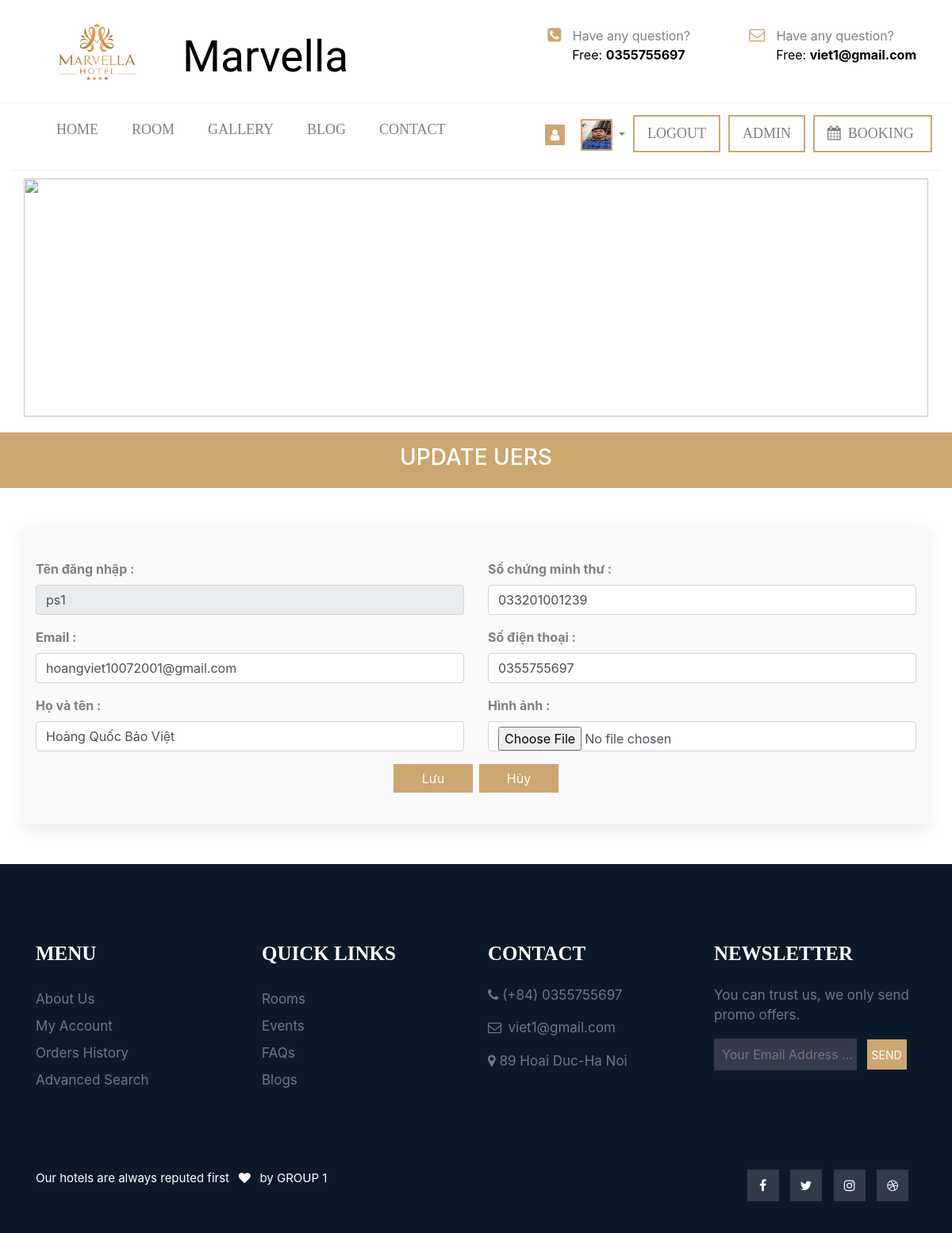
The app's page /tai_khoan/update.php (signed in) with its own data.
### tables this page shows
CREATE TABLE `thong_tin_website` (
  `id` int(11) NOT NULL,
  `ten_web` varchar(255) NOT NULL,
  `logo` varchar(255) NOT NULL,
  `sdt` varchar(255) NOT NULL,
  `dia_chi` varchar(255) NOT NULL,
  `email` varchar(255) NOT NULL,
  `map_url` varchar(255) NOT NULL
);

CREATE TABLE `users` (
  `id` varchar(255) NOT NULL,
  `mat_khau` varchar(255) NOT NULL,
  `ho_ten` varchar(255) NOT NULL,
  `hinh` varchar(255) NOT NULL,
  `email` varchar(255) NOT NULL,
  `so_chung_minh` varchar(255) NOT NULL,
  `sdt` varchar(255) NOT NULL,
  `ma_vai_tro` int(11) NOT NULL
);

### dao/pdo.php (called while the page is built, shortened)
<?php
    function connect(){
        $host = "localhost" ;
        $dbname = "duanmot" ;
        $dbusername = "root" ;
        $dbpass = "" ;
        return new PDO("mysql:host=$host;dbname=$dbname;charset=utf8", $dbusername,$dbpass) ;
    }
    function select_one($sql){
        $connect = connect() ;
        $stmt = $connect->prepare($sql) ;
        $stmt->execute() ;
        return $select_one = $stmt->fetch() ;
    }
?>

### tai_khoan/update.php (the view, shortened to what this page needs)
<?php
    require_once APP_PATH."/dao/pdo.php" ;
     $value  = "" ;
     if(isset($_SESSION['khach_hang'])) {
       $value = $_SESSION['khach_hang']['id'] ;
    } elseif(isset($_SESSION['admin'])){
      $value = $_SESSION['admin']['id'] ;
    }
    if (isset($value)) {
        $id = $value;
        $sql = "select * from users where id = '$id'" ;
        $cout = connect()->prepare($sql);
        $cout->execute();
        if ($cout->rowCount() > 0) {
            $sql = "SELECT
            users.id ,
            users.mat_khau,
            users.ho_ten,
            users.hinh,
            users.email,
            users.so_chung_minh,
            users.sdt,
            users.ma_vai_tro as vt ,
            vai_tro.ten_vai_tro
            from users join vai_tro on users.ma_vai_tro = vai_tro.id where users.id = '$id'" ;
            $tt = select_one($sql) ;
        } else {
            try {
                header('location: ' . BASE_URL . "tai_khoan/update.php?msg=Users này không tồn tại !");
            } catch (PDOException $e) {
                echo $e->getMessage();
            }
        }
    }else{
        header('location: ' . BASE_URL . "admin/loai_phong/list.php?msg=Users này không tồn tại !");
    }
    require_once "../header-small.php" ;
?>
<div class="type" style="height: 70px; background-color: #CCA772; margin-top: 20px;">
    <h3 style="color: white; text-align: center; text-transform: uppercase; padding-top: 15px;">Update uers</h3>
</div>
<div class="container"
    style="margin-top: 50px; background-color: #FAFAFA;padding-top: 40px; padding-bottom: 40px;box-shadow: 0px 5px 20px 0px rgba(0, 0, 0, 0.1); margin-bottom: 50px;">
    <form action="<?php echo BASE_URL ?>tai_khoan/post-sua.php" method="POST" enctype="multipart/form-data">
        <div class="row d-flex justify-content-center align-items-center">
            <div class="col-md-6">
                <div class="form-group">
                    <label for="" style="font-weight: bold;color: gray;">Tên đăng nhập : </label>
                    <input type="text" placeholder="Tên đăng nhập" name="id" disabled class="form-control"
                        value="<?php echo $tt['id'] ?>">
                </div>
                <div class="form-group">
                    <label for="" style="font-weight: bold; color: gray;">Email : </label>
                    <input type="text" placeholder="Email" name="email" class="form-control"
                        value="<?php echo $tt['email'] ?>">
                </div>
                <div class="form-group">
                    <label for="" style="font-weight: bold; color: gray;">Họ và tên : </label>
                    <input type="text" placeholder="Họ và tên" name="ho_ten" class="form-control"
                        value="<?php echo $tt['ho_ten'] ?>">
                </div>
            </div>
            <div class="col-md-6">
                <div class="form-group">
                    <label for="" style="font-weight: bold; color: gray;">Số chứng minh thư : </label>
                    <input type="text" placeholder="Số chứng minh thư" name="so_chung_minh" class="form-control"
                        value="<?php echo $tt['so_chung_minh'] ?>">
                </div>
                <div class="form-group">
                    <label for="" style="font-weight: bold; color: gray;">Số điện thoại : </label>
                    <input type="text" placeholder="Số điện thoại" name="sdt" class="form-control"
                        value="<?php echo $tt['sdt'] ?>">
                </div>
                <div class="form-group">
                    <label for="" style="font-weight: bold; color: gray;">Hình ảnh : </label>
                    <input type="file" placeholder="Hình ảnh" name="hinh" class="form-control">
                </div>
            </div>
        </div>
        <div class="row d-flex justify-content-center align-items-center">
        <button type="submit" class="btn btn-info mr-1" name="addPro" style="background-color: #CCA772; color: white; border-radius: 0%; width: 100px; border: none;">Lưu</button>
            <a href="<?php echo BASE_URL ?>" class="btn btn-danger ml-1" style="background-color: #CCA772; color: white; border-radius: 0%; width: 100px; border: none;">Hủy</a>
        </div>
    </form>
</div>
<?php require_once "../footer.php" ?>

### header-small.php (shortened to what this page needs)
<?php
    require_once APP_PATH."/dao/pdo.php" ;
    $sql = "SELECT * FROM thong_tin_website" ;
    $kh = select_one($sql) ;
?>
<!DOCTYPE html>
<html lang="en">
<head>
    <link rel="stylesheet" href="<?php echo BASE_URL ?>/public/css/main.css">
    <link rel="stylesheet" href="<?php echo BASE_URL ?>/public/css/header.css">
    <link rel="stylesheet" href="<?php echo BASE_URL ?>/public/css/search-header.css">
    <link rel="stylesheet" href="<?php echo BASE_URL ?>/public/css/footer.css">
    <link rel="stylesheet" href="<?php echo BASE_URL ?>/public/css/blog.css">
    <?php require_once APP_PATH."/link/link.php" ?>
    <link rel="stylesheet" href="./lib/owlcarousel/assets/owl.carousel.min.css">
    <link rel="stylesheet" href="./lib/owlcarousel/assets/owl.theme.default.min.css">
</head>
<body>
    <div class="container-fluid header-top">
        <div class="row" style="border-bottom: 1px solid #F0F0F0;">
            <div class="container">
                <div class="row">
                    <div class="col-md-3">
                        <img src="<?php echo BASE_URL.$kh['logo'] ?>" alt="" class="header-img-logo">
                    </div>
                    <div class="col-md-3">
                        <a href="" style="text-decoration: none;">
                            <p
                                style="font-family: 'Satisfy', cursive;font-size: 55px; margin-top: 30px;margin-left: -100px;z-index: 3;color: black;">
                                <?php echo $kh['ten_web'] ?></p>
                        </a>
                    </div>
                    <div class="col-md-3">
                        <div class="phone">
                            <div class="phone-top">
                                <i class="fa fa-phone-square" aria-hidden="true"
                                    style="color: #CCA772; margin-right: 10px; font-size: 20px;"></i>
                                <span style="color: gray;">Have any question?</span>
                            </div>
                            <div class="phone-bottom">
                                <span class="stt" style="color: black;">Free: <b><?php echo $kh['sdt'] ?></b></span>
                            </div>
                        </div>
                    </div>
                    <div class="col-md-3">
                        <div class="email">
                            <div class="email-top">
                                <i class="fa fa-envelope-o" aria-hidden="true"
                                    style="color: #CCA772; margin-right: 10px; font-size: 20px;"></i>
                                <span style="color: gray;">Have any question?</span>
                            </div>
                            <div class="email-bottom">
                                <span class="stt1" style="color: black;">Free: <b><?php echo $kh['email'] ?></b></span>
                            </div>
                        </div>
                    </div>
                </div>
            </div>
        </div>
        <div class="container-fluid" style="border-bottom: 1px solid #F0F0F0;" id="scrolls">
            <div class="container">
                <div class="row">
                    <div class="col-md-8">
                        <ul class="nav main-menu" style="margin-left: 10px;">
                            <li class="nav-item">
                                <a class="nav-link" href="<?php echo BASE_URL ?>">HOME</a>
                            </li>
                            <li class="nav-item">
                                <a class="nav-link" href="<?php echo BASE_URL ?>list-type-room.php">ROOM</a>
                            </li>
                            <li class="nav-item">
                                <a class="nav-link" href="#">GALLERY</a>
                            </li>
                            <li class="nav-item">
                                <a class="nav-link" href="<?php echo BASE_URL ?>blog.php?product=1">BLOG</a>
                            </li>
                            <li class="nav-item">
                                <a class="nav-link" href="<?php echo BASE_URL ?>contact.php">CONTACT</a>
                            </li>
                        </ul>
                    </div>
                    <div class="col-md-4">
                        <ul class="main-menu nav1" style="float:right; margin-right: -30px;">
                            <?php if(isset($_SESSION['admin']) && !empty($_SESSION['admin'])) { ?>
                            <li>
                                <button type="button"
                                    style="width: 25px; background-color: #CCA772; color: white; border: none; margin-top: 27px;position: absolute; margin-left: 15px;z-index: 999;"
                                    data-toggle="modal" data-target="#myModal">
                                    <i class="fa fa-user" aria-hidden="true"></i>
                                </button>
                            </li>
                            <li class="nav-item" style="padding-top: 15px;">
                                <div class="dropdown">
                                    <a href="#" class="dropdown-toggle" id="dropdownMenuButton" data-toggle="dropdown"
                                        aria-haspopup="true" aria-expanded="false"
                                        style="color: gray; text-decoration: none;">
                                        <img src="<?php echo BASE_URL.'/'. $_SESSION['admin']['hinh'] ; ?>" alt=""
                                            class="image-me mb-2" width="40px" height="40px"
                                            style="border-radius: 0%; margin-top: 5px;border: 2px solid #CCA772;">
                                    </a>
                                </div>
                            </li>
                            <li class="nav-item" style="padding-top: 15px;">
                                <a class="nav-link a" href="<?php echo BASE_URL ?>tai_khoan/dang-xuat.php"
                                    style="color: gray;border: 2px solid #CCA772;">LOGOUT</a>
                            </li>
                            <li class="nav-item" style="padding-top: 15px;">
                                <a class="nav-link a" href="<?php echo BASE_URL ?>admin/dashbroad/dashbroad.php"
                                    style="color: gray;border: 2px solid #CCA772;">ADMIN</a>
                            </li>
                            <li class="nav-item" style="padding-top: 15px; width: 150px;">
                                <a class="nav-link a" href="<?php echo BASE_URL ?>list-type-room.php"
                                    style="color: gray;border: 2px solid #CCA772;"><i class="fa fa-calendar"
                                        aria-hidden="true"></i>&ensp;BOOKING</a>
                            </li>
                            <?php } ?>
                        </ul>
                    </div>
                </div>
            </div>
        </div>
        <div class="container-fluid">
            <div class="row main-banner">
                <div class="col-md-12">
                    <img src="<?php echo BASE_URL; ?>/public/image/banner-small.jpg" alt=""
                        style="margin-top: 10px; width: 100%; height: 300px; ">
                </div>
            </div>
        </div>
    </div>

### footer.php (shortened to what this page needs)
<div class="container-fluid footer">
    <div class="container">
        <div class="row top">
            <div class="col-md-3 mt-5 cot ">
                <h4 style="font-family: 'Playfair Display', serif;text-transform: uppercase;">Menu</h4>
                <a href="#">About Us</a> <br>
                <a href="#">My Account</a> <br>
                <a href="#">Orders History</a> <br>
                <a href="#">Advanced Search</a>
            </div>
            <div class="col-md-3 mt-5 cot">
                <h4 style="font-family: 'Playfair Display', serif;text-transform: uppercase;">Quick Links</h4>
                <a href="#">Rooms</a> <br>
                <a href="#">Events</a> <br>
                <a href="#">FAQs</a> <br>
                <a href="#">Blogs</a>
            </div>
            <div class="col-md-3 mt-5 cot">
                <h4 style="font-family: 'Playfair Display', serif;text-transform: uppercase;">Contact</h4>
                <p><i class="fa fa-phone" aria-hidden="true" style="color:#6F7880;"></i> (+84) <?php echo $kh['sdt'] ?></p>
                <p><i class="fa fa-envelope-o" aria-hidden="true" style="color:#6F7880;">&ensp;</i><?php echo $kh['email'] ?></p>
                <p><i class="fa fa-map-marker" aria-hidden="true" style="color:#6F7880;"></i> <?php echo $kh['dia_chi'] ?></p>
            </div>
            <div class="col-md-3 mt-5 cot">
                <h4 style="font-family: 'Playfair Display', serif;text-transform: uppercase;">Newsletter</h4>
                <p>You can trust us, we only send promo offers.</p>
                <form action="">
                    <input class="sub" type="text" placeholder="Your Email Address ...">
                    <button class="ml-2" style="font-size: 14px;">SEND</button>
                </form>
            </div>
        </div>
        <div class="row mt-5 pt-5">
            <div class="col-md-7 ">
                <p style="font-size: 15px; color:#ffffff;"> Our hotels are always reputed first&ensp;
                    <i class="fa fa-heart" aria-hidden="true" style="color: #ffffff; "></i>&ensp; by  GROUP 1
                </p>
            </div>
            <div class="col-md-5 ">
                <div class="icon">
                    <li> <a href=""> <i class="fa fa-facebook" aria-hidden="true"></i></a> </li>
                    <li> <a href=""><i class="fa fa-twitter" aria-hidden="true"></i></a> </li>
                    <li> <a href=""><i class="fa fa-instagram" aria-hidden="true"></i></a> </li>
                    <li> <a href=""><i class="fa fa-dribbble" aria-hidden="true"></i></a> </li>
                </div>
            </div>
        </div>
    </div>
</div>
</body>
</html>

### records on screen
thong_tin_website: logo (picture), ten_web "Marvella", sdt "0355755697", email "viet1@gmail.com", dia_chi "89 Hoai Duc-Ha Noi"
users: id "ps1", email "hoangviet10072001@gmail.com", ho_ten "Hoàng Quốc Bảo Việt", so_chung_minh "033201001239", sdt "0355755697"
